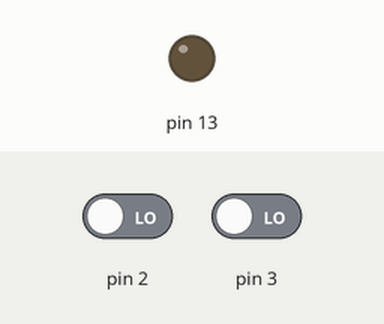
The sketch below on a simulated Arduino Uno, built with avr-gcc and run on an emulated ATmega328P. Shown: output pins drawn as LEDs (lit = HIGH). The inputs (shaded band) are chosen by the test bench; at power-on: pin 2 LOW, pin 3 LOW.

Above: at 1.2 s.
1.3 s: pin 2 driven HIGH
At 2.4 s:
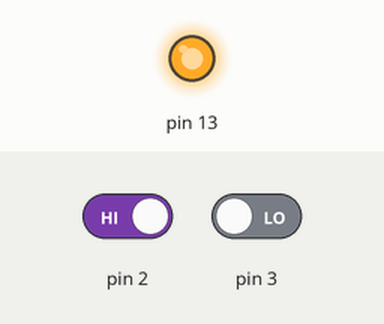
2.8 s: pin 2 driven LOW
At 3.6 s:
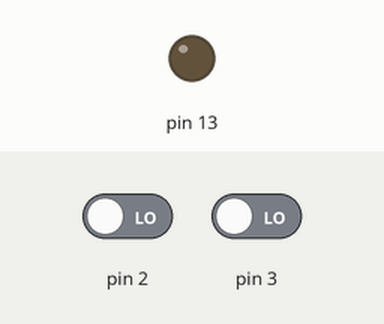
4.3 s: pin 3 driven HIGH
At 4.9 s:
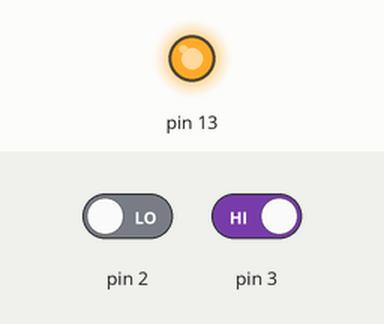
Timing chart, 0 to 7.3 s (numbered marks = the images above; inputs shaded):
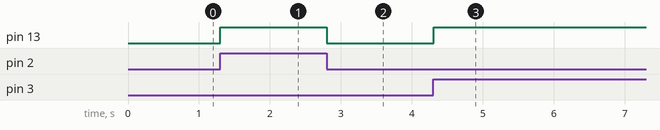

Measured:
- after the input at 1.3 s, pin 13: LOW → HIGH at once
- after the input at 2.8 s, pin 13: HIGH → LOW at once
- after the input at 4.3 s, pin 13: LOW → HIGH at once

The sketch:

LED_and_2_Buttons.ino
```cpp
int buttonState = 0;

void setup()
{
  pinMode(2, INPUT);
  pinMode(3, INPUT);
  pinMode(13, OUTPUT);
}

void loop()
{
  // read the state of the pushbutton
  buttonState = digitalRead(2) || digitalRead(3) ;
  // check if pushbutton is pressed. if it is, the
  // button state is HIGH
  if (buttonState == HIGH) {
    digitalWrite(13, HIGH);
  }
  else {
    digitalWrite(13, LOW);
  }
  delay(10); // Delay a little bit to improve simulation performance
}
```
